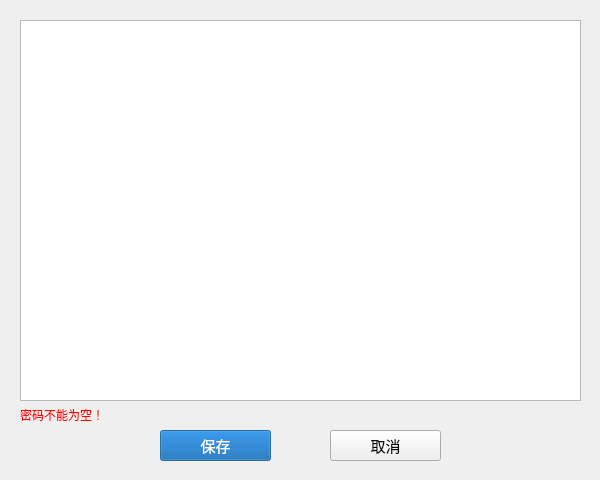
<?xml version="1.0" encoding="UTF-8"?>
<ui version="4.0">
 <class>edit_file</class>
 <widget class="QDialog" name="edit_file">
  <property name="windowModality">
   <enum>Qt::ApplicationModal</enum>
  </property>
  <property name="geometry">
   <rect>
    <x>0</x>
    <y>0</y>
    <width>600</width>
    <height>480</height>
   </rect>
  </property>
  <property name="minimumSize">
   <size>
    <width>600</width>
    <height>480</height>
   </size>
  </property>
  <property name="maximumSize">
   <size>
    <width>600</width>
    <height>480</height>
   </size>
  </property>
  <property name="windowTitle">
   <string>file_name</string>
  </property>
  <property name="windowIcon">
   <iconset>
    <normaloff>../resource/icon.ico</normaloff>../resource/icon.ico</iconset>
  </property>
  <widget class="QPushButton" name="save">
   <property name="geometry">
    <rect>
     <x>160</x>
     <y>430</y>
     <width>111</width>
     <height>31</height>
    </rect>
   </property>
   <property name="font">
    <font>
     <family>微软雅黑</family>
     <pointsize>11</pointsize>
    </font>
   </property>
   <property name="styleSheet">
    <string notr="true">QPushButton{
        text-align:center;
        color:white;
        background-color:rgb(0, 91, 171);
}
QPushButton:hover{A
        background-color:rgb(24, 91, 171);
}</string>
   </property>
   <property name="text">
    <string>保存</string>
   </property>
  </widget>
  <widget class="QPushButton" name="cancel">
   <property name="geometry">
    <rect>
     <x>330</x>
     <y>430</y>
     <width>111</width>
     <height>31</height>
    </rect>
   </property>
   <property name="font">
    <font>
     <family>微软雅黑</family>
     <pointsize>11</pointsize>
    </font>
   </property>
   <property name="styleSheet">
    <string notr="true">QPushButton{
        text-align:center;
        color:rgb(6,6,6);
}
QPushButton:hover{A
        background-color:rgb(24, 91, 171);
}</string>
   </property>
   <property name="text">
    <string>取消</string>
   </property>
  </widget>
  <widget class="QPlainTextEdit" name="json_edit">
   <property name="geometry">
    <rect>
     <x>20</x>
     <y>20</y>
     <width>561</width>
     <height>381</height>
    </rect>
   </property>
   <property name="font">
    <font>
     <family>Courier</family>
     <pointsize>10</pointsize>
    </font>
   </property>
   <property name="readOnly">
    <bool>true</bool>
   </property>
   <property name="plainText">
    <string/>
   </property>
  </widget>
  <widget class="QLabel" name="error_message">
   <property name="geometry">
    <rect>
     <x>20</x>
     <y>404</y>
     <width>561</width>
     <height>21</height>
    </rect>
   </property>
   <property name="font">
    <font>
     <family>微软雅黑</family>
    </font>
   </property>
   <property name="styleSheet">
    <string notr="true">color:red;</string>
   </property>
   <property name="text">
    <string>密码不能为空！</string>
   </property>
  </widget>
 </widget>
 <resources/>
 <connections/>
</ui>
